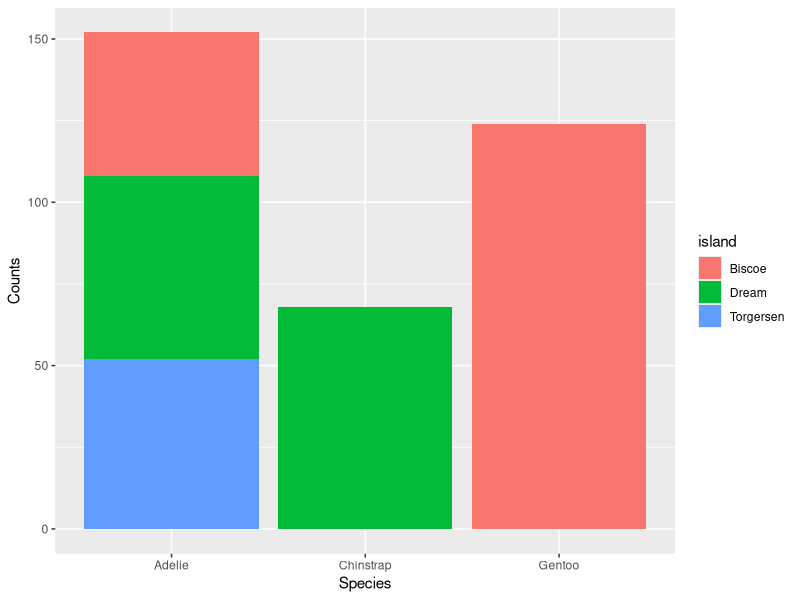
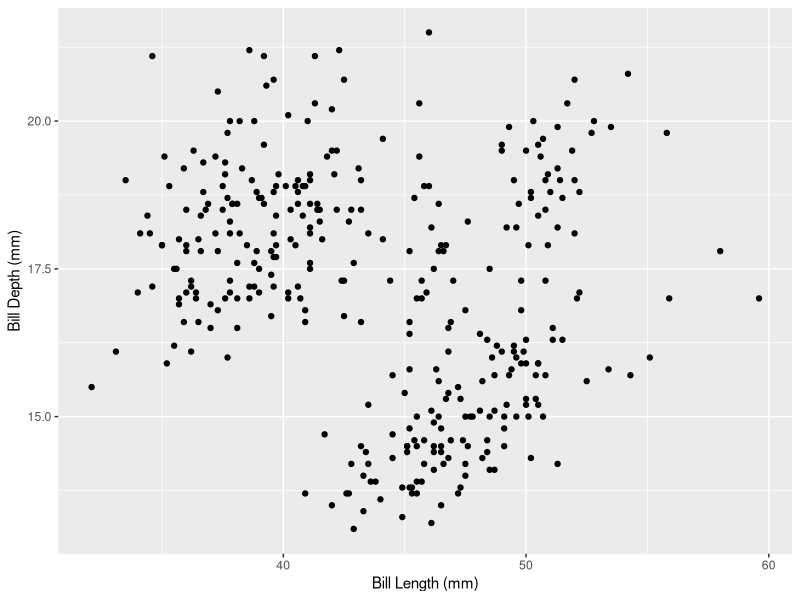
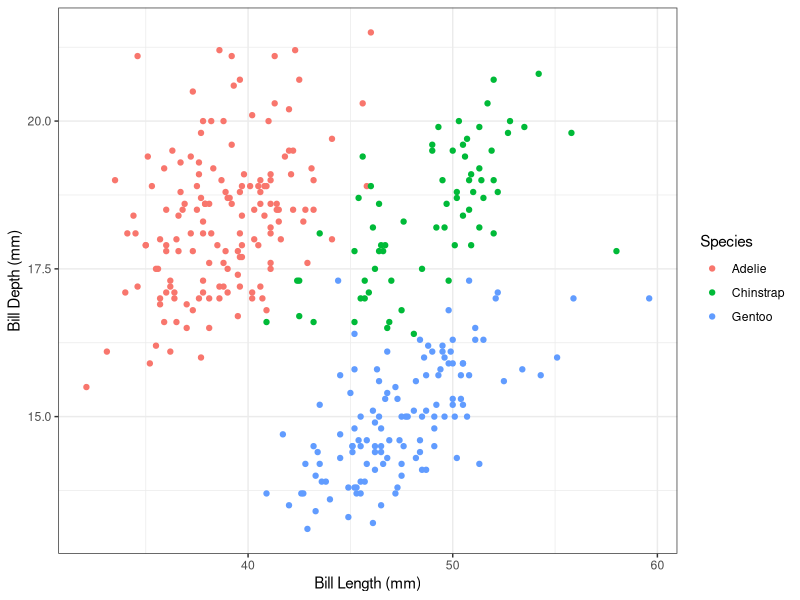
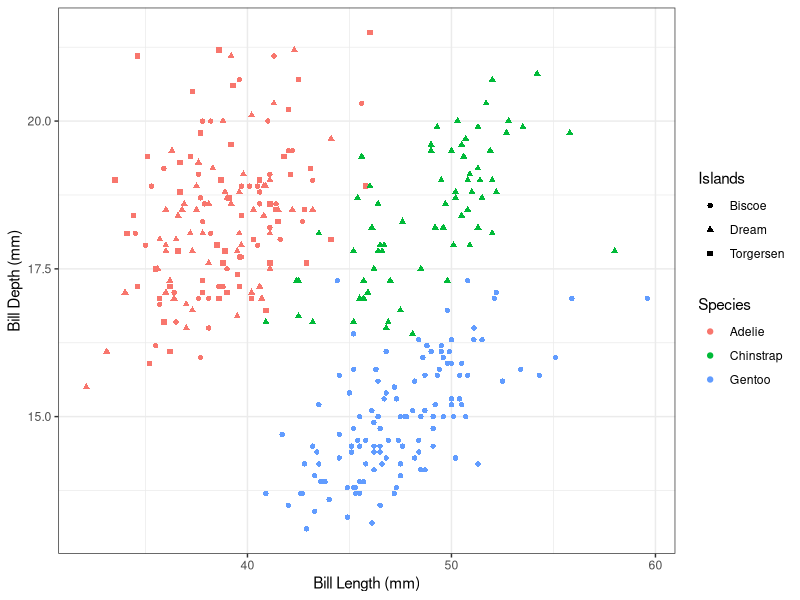

These figures' R source, in order:
## ---- chunk 1
#| label: setup
library(tidyverse)
install.packages("palmerpenguins")
library(palmerpenguins)
## ---- chunk 2
#| label: load-data

data(penguins)
## ---- chunk 3
#| label: barchart
ggplot(data = penguins,  # creating plot using the penguins data set
       mapping = aes(x = species, fill = island)) + #using the species as our x-axis
  geom_bar() + # making the chart into a bar plot
labs(x = "Species", #Labeling species as the x-axis
     y = "Counts") #Labeling Counts as the y-axis
## ---- chunk 4
#| label: scatterplot
ggplot(data = penguins, #Using the penguins data set
       mapping = aes(x = bill_length_mm, #mapping bill length as the x-axis
                     y = bill_depth_mm)) + #mapping bill depth as the y-axis
  geom_point()+ #creating the chart as a scatterplot
  labs(x = "Bill Length (mm)", #naming the x-axis
       y = "Bill Depth (mm)") #naming the y-axis
## ---- chunk 5
#| label: scatterplot-with-one-categorical-variable
ggplot(data = penguins, #Using the penguins data set
       mapping = aes(x = bill_length_mm, #mapping bill length as the x-axis
                     y = bill_depth_mm,  #mapping bill depth as the y-axis
                     color = species)) + #mapping color by Species
  geom_point()+ #creating the chart as a scatterplot
  labs(x = "Bill Length (mm)", #naming the x-axis
       y = "Bill Depth (mm)", #naming the y-axis
       color = "Species") + #naming the Color legend
  theme_bw() #making theme black and white
## ---- chunk 6
#| label: scatterplot-with-two-categorical-variables
ggplot(data = penguins, #Using the penguins data set
       mapping = aes(x = bill_length_mm, #mapping bill length as the x-axis
                     y = bill_depth_mm,  #mapping bill depth as the y-axis
                     color = species,  #mapping color by Species
                     shape = island)) + #mapping shapes by Islands
  geom_point()+ #creating the chart as a scatterplot
  labs(x = "Bill Length (mm)", #naming the x-axis
       y = "Bill Depth (mm)", #naming the y-axis
       color = "Species", #naming the Color legend
       shape = "Islands") + #naming the Shape legend
  theme_bw() #making theme black and white
## ---- chunk 7

